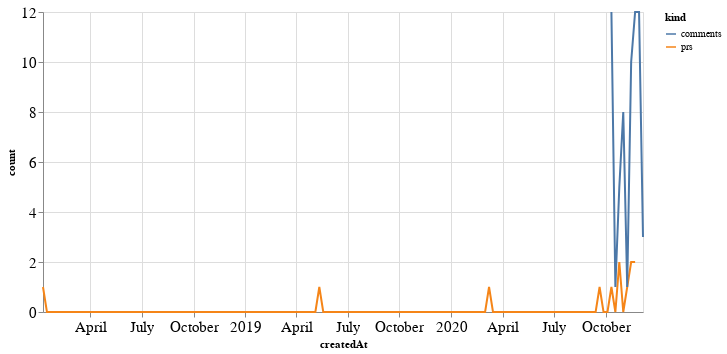

Notebook source saved alongside this figure:
### Code cell
alt.Chart(total_time, width=600).mark_line().encode(
    x='createdAt',
    y='count',
    color='kind'
)

### Figure 1 — Vega-Lite specification as saved in the notebook (floating-point values rounded to 4 significant figures; data arrays with more than 128 entries replaced by an {"elided": "..."} marker saying what was removed)
{"config": {"axisLeft": {"labelFontSize": 15}, "axisBottom": {"labelFontSize": 15}}, "data": {"name": "data-832e02e66b093cb2fefefe6800a2e03b"}, "mark": "line", "encoding": {"color": {"type": "nominal", "field": "kind"}, "x": {"type": "temporal", "field": "createdAt"}, "y": {"type": "quantitative", "field": "count"}}, "width": 600, "$schema": "https://vega.github.io/schema/vega-lite/v4.8.1.json", "datasets": {"data-832e02e66b093cb2fefefe6800a2e03b": {"elided": "306 records"}}}
